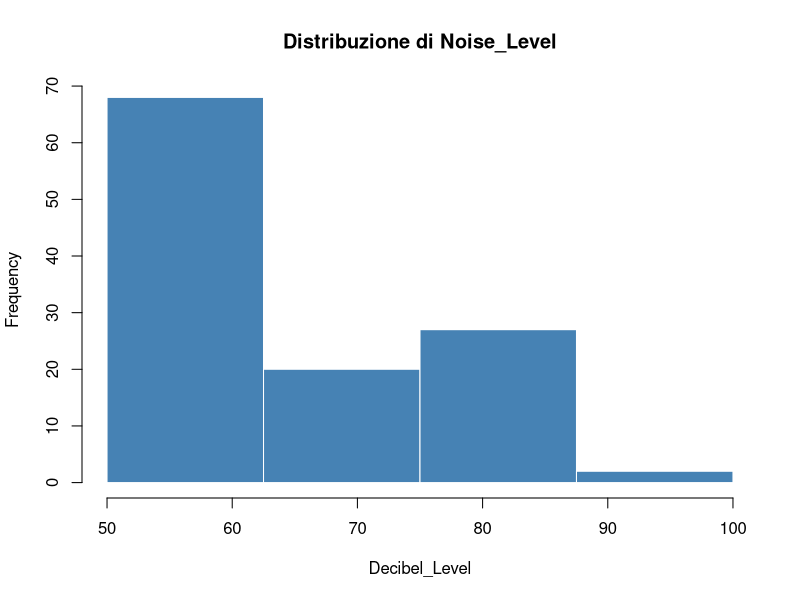
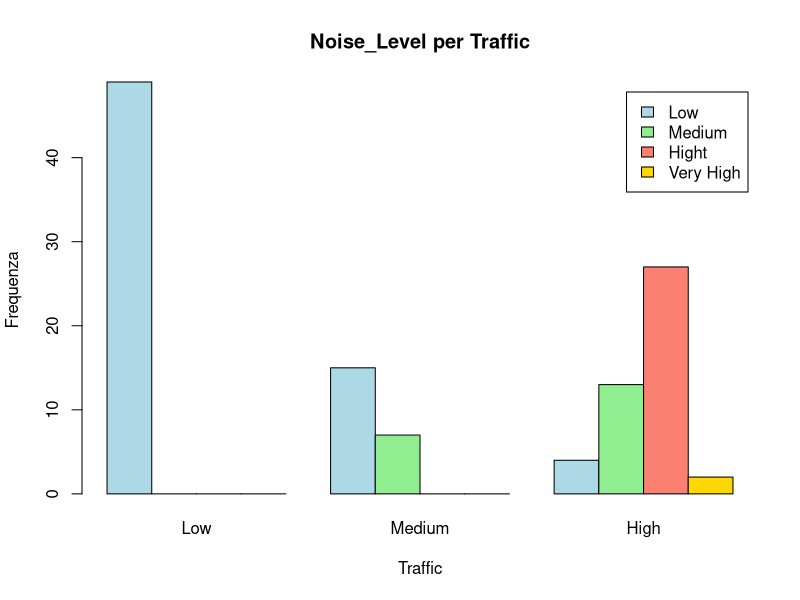
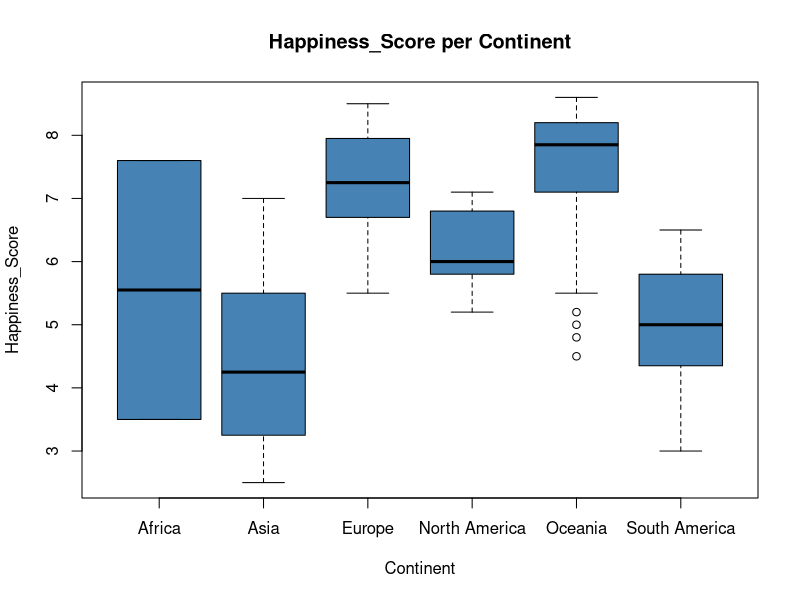
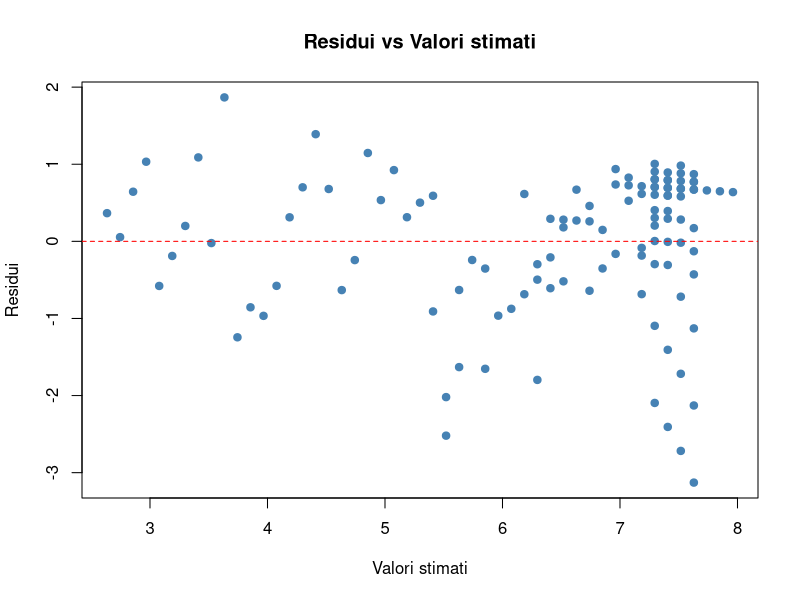
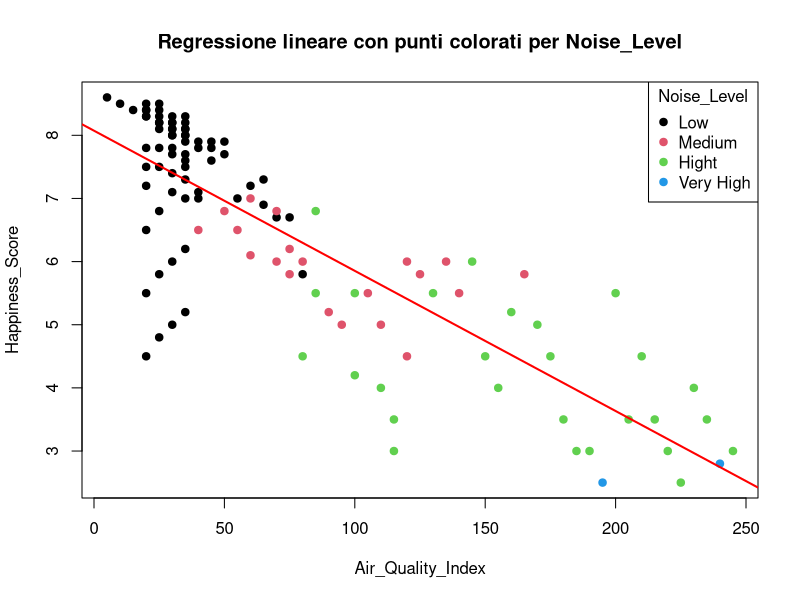
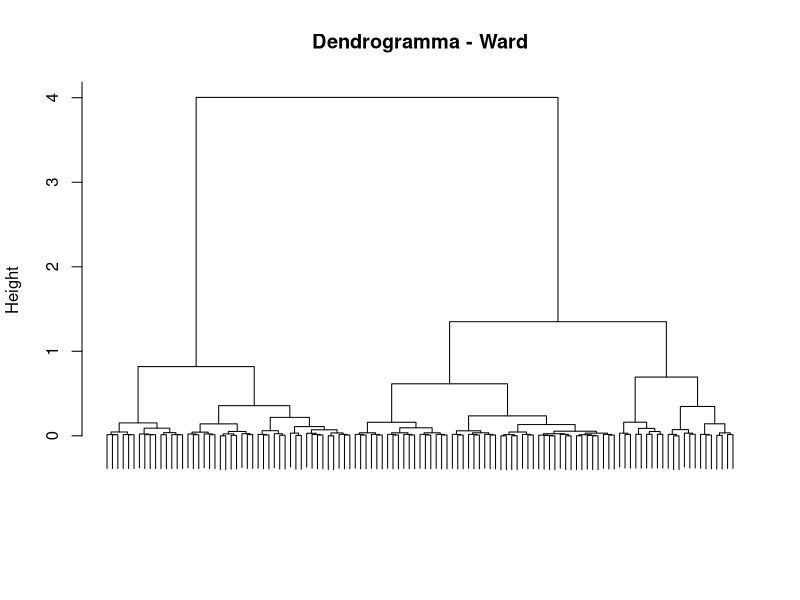

Write the R code that produced these figures, in order.
## ---- chunk 1
# Carico il dataset
dati <-read.csv("datiB.csv")

# Converto "?" in NA
dati[dati =="?"] <- NA

# Converto le colonne numeriche (che sono lette come character a causa di "?")
dati$Decibel_Level <- as.numeric(dati$Decibel_Level)
dati$Green_Space_Area <- as.numeric(dati$Green_Space_Area)
dati$Air_Quality_Index <- as.numeric(dati$Air_Quality_Index)
dati$Happiness_Score <- as.numeric(dati$Happiness_Score)
dati$Cost_of_Living_Index <- as.numeric(dati$Cost_of_Living_Index)
dati$Healthcare_Index <- as.numeric(dati$Healthcare_Index)

# Controllo NA per variabile
colSums(is.na(dati))

# Rimuovo le righe con NA
dati_clean <- na.omit(dati)

# Seleziono solo anno 2024
dati_2024 <- dati_clean[dati_clean$Year == 2024, ]

# Struttura e dimensione
str(dati_2024)
dim(dati_2024)
## ---- chunk 2
# Creazione della variabile Noise_level
dati_2024$Noise_Level <- cut(
  dati_2024$Decibel_Level,
  breaks = c(50, 62.5, 75, 87.5, 100),
  right = FALSE,
  labels = c("Low", "Medium", "Hight", "Very High")
)

# Frequenze assolute e relative
freq_ass <- table(dati_2024$Noise_Level)
freq_ass
freq_rel <- prop.table(freq_ass)
freq_ass

# Istogramma
hist(dati_2024$Decibel_Level,
     breaks = c(50, 62.5, 75, 87.5, 100),
     right = FALSE,
     main = "Distribuzione di Noise_Level",
     xlab = "Decibel_Level",
     col = "steelblue",
     border = "white")

## ---- chunk 3
# Creo la variabile Traffic accorpando High e Very High
dati_2024$Traffic <- factor(
  dati_2024$Traffic_Density,
  levels = c("Low", "Medium", "High", "Very High"),
  labels = c("Low", "Medium", "High", "High")
)

# Verifico l'ordinamento
levels(dati_2024$Traffic)

# Tabella di contingenxza Noise_Level vs Traffic
tab <- table(dati_2024$Noise_Level, dati_2024$Traffic)
tab

# Grafico a barre affiancate per confrontare le distribuzioni
barplot(tab,
        beside = TRUE,
        legend = TRUE,
        col = c("lightblue", "lightgreen", "salmon", "gold"),
        main = "Noise_Level per Traffic",
        xlab = "Traffic",
        ylab = "Frequenza")

# Calcolo V di Cramer 
chi2 <- chisq.test(tab)$statistic
n <- sum(tab)
k <- min(dim(tab))
V_cramer <- sqrt(chi2 / (n * (k - 1)))
V_cramer

## ---- chunk 4
# Verifica iniziale
table(dati_2024$Continent, dati_2024$Noise_Level)

# Seleziono le osservazioni per Continent = "Oceania" e Noise_Level = "High"
sottoinsieme <- dati_2024[dati_2024$Continent == "Oceania" & dati_2024$Noise_Level == "High", ]

# Mediane
sapply(sottoinsieme[, c("Happiness_Score", "Air_Quality_Index")], median, na.rm = TRUE)

## ---- chunk 5
# Boxplot di Happiness_Score per Continent
boxplot(Happiness_Score ~ Continent,
        data = dati_2024,
        col = "steelblue",
        main = "Happiness_Score per Continent",
        xlab = "Continent",
        ylab = "Happiness_Score")

# Calcolo medie per Continent
tapply(dati_2024$Happiness_Score, dati_2024$Continent, mean)

# Escludo South America, Africa e Asia
dati_ridotti <- dati_2024[!dati_2024$Continent %in% c("South America", "Africa", "Asia"), ]

# Nuove medie
tapply(dati_ridotti$Happiness_Score, dati_ridotti$Continent, mean)

# ANOVA per confrontare le medie (opzionale)
summary(aov(Happiness_Score ~ Continent, data = dati_2024))
summary(aov(Happiness_Score ~ Continent, data = dati_ridotti))
## ---- chunk 6
# Modello di regressione lineare semplice
mod6 <- lm(Happiness_Score ~ Air_Quality_Index, data = dati_2024)
summary(mod6)

## ---- chunk 7
# Calcolo coefficiente usando la formula: beta_1 = Cov(x, y) / Var(x)
cov_xy <- cov(dati_2024$Air_Quality_Index, dati_2024$Happiness_Score)
var_x <- var(dati_2024$Air_Quality_Index)
beta_1 <- cov_xy / var_x
beta_1

# Confronto con il coefficiente del modello
coef(mod6)[2]

## ---- chunk 8
# Grafico residui vs valori stimati
plot(fitted(mod6), residuals(mod6),
     xlab = "Valori stimati",
     ylab = "Residui",
     main = "Residui vs Valori stimati",
     pch = 19,
     col = "steelblue")
abline(h = 0, col = "red", lty = 2)

# Identifico le osservazioni con residuo minore di -2
residui <- residuals(mod6)
indici <- which(residui < -2)
dati_2024[indici, c("City", "Continent", "Happiness_Score", "Air_Quality_Index")]

## ---- chunk 9
# Scatterplot con retta di regressione e colori per Noise_Level
plot(dati_2024$Air_Quality_Index, 
     dati_2024$Happiness_Score,
     col = as.numeric(dati_2024$Noise_Level),
     pch = 19,
     xlab = "Air_Quality_Index",
     ylab = "Happiness_Score",
     main = "Regressione lineare con punti colorati per Noise_Level")

# Aggiungo la retta di regressione
abline(mod6, col = "red", lwd = 2)

# Legenda
legend("topright",
       legend = levels(dati_2024$Noise_Level),
       col = 1:length(levels(dati_2024$Noise_Level)),
       pch = 19,
       title = "Noise_Level")

## ---- chunk 10
# Modello quadratico
mod6.4 <- lm(Happiness_Score ~ Air_Quality_Index + I(Air_Quality_Index^2), data = dati_2024)
summary(mod6.4)

# R^2 del modello lineare (punto 6)
R2_lineare <- summary(mod6)$r.squared

# R^2 del modello quadratico
R2_quadratico <- summary(mod6.4)$r.squared

# Incremento di R^2
R2_quadratico - R2_lineare

# Coefficiente di Air_Quality_Index nel modello quadratico
coef(mod6.4)[2]

# Predizione per AQI = 5
predict(mod6.4, newdata = data.frame(Air_Quality_Index = 5))

# Asimmetria dei residui
library(e1071)
skewness(residuals(mod6.4))

## ---- chunk 11
# Preparo i dati per il clustering (variabili miste)
library(cluster)

# Creo un subset con le variabili da utilizzare
dati_cluster <- dati_2024[, c("Green_Space_Area", "Air_Quality_Index", "Noise_Level", "Traffic")]

# Converto le variabili qualitative in factor
dati_cluster$Noise_Level <- factor(dati_cluster$Noise_Level, 
                                   levels = c("Low", "Medium", "High", "Very High"),
                                   ordered = TRUE)
dati_cluster$Traffic <- factor(dati_cluster$Traffic, 
                               levels = c("Low", "Medium", "High"),
                               ordered = TRUE)

# Matrice di dissimilarità con Gower (per dati misti)
gower_dist <- daisy(dati_cluster, metric = "gower")

# Clustering gerarchico con metodo di Ward
hc_ward <- hclust(gower_dist, method = "ward.D2")

# Dendrogramma
plot(hc_ward, labels = FALSE, main = "Dendrogramma - Ward", xlab = "", sub = "")

# Taglio per ottenere 2 cluster
clusters <- cutree(hc_ward, k = 2)
table(clusters)

# Aggiungo i cluster al dataset
dati_2024$cluster_ward <- clusters

# Analisi dei cluster
# 1. Distribuzione di Traffic per cluster
table(dati_2024$Traffic, dati_2024$cluster_ward)

# 2. Distribuzione di Noise_Level per cluster
table(dati_2024$Noise_Level, dati_2024$cluster_ward)

# 3. Medie di Happiness_Score per cluster
tapply(dati_2024$Happiness_Score, dati_2024$cluster_ward, mean)

# 4. Continenti per cluster
table(dati_2024$Continent, dati_2024$cluster_ward)
## ---- chunk 12
# Funzione richiesta
funzione <- function(x, y) 
{
  # Punto a: Controllo dei tipi
  if (is.numeric(x) && is.character(y)) 
  {
    print("OK: il vettore x è di tipo numeric, mentre y è di tipo character")
  } else {
    stop("Errore: x deve essere numeric e y deve essere character")
  }
  
  # Punto b: Calcolo del 25-esimo percentile
  p25 <- quantile(x, probs = 0.25, na.rm = TRUE)
  
  # Creazione della variabile z: 1 se x <= al 25-esimo percentile, 0 altrimenti
  z <- ifelse(x <= p25, 1, 0)
  
  # Punto c: Creazione del data frame con x e y
  df <- data.frame(x = x, y = y)
  
  # Selezione delle righe con z == 1
  df_selezionato <- df[z == 1, ]
  
  return(df_selezionato)
}

# Test della funzione
test <- funzione(dati_2024$Happiness_Score, dati_2024$City)

# Mostro le prime righe del risultato
head(test)
